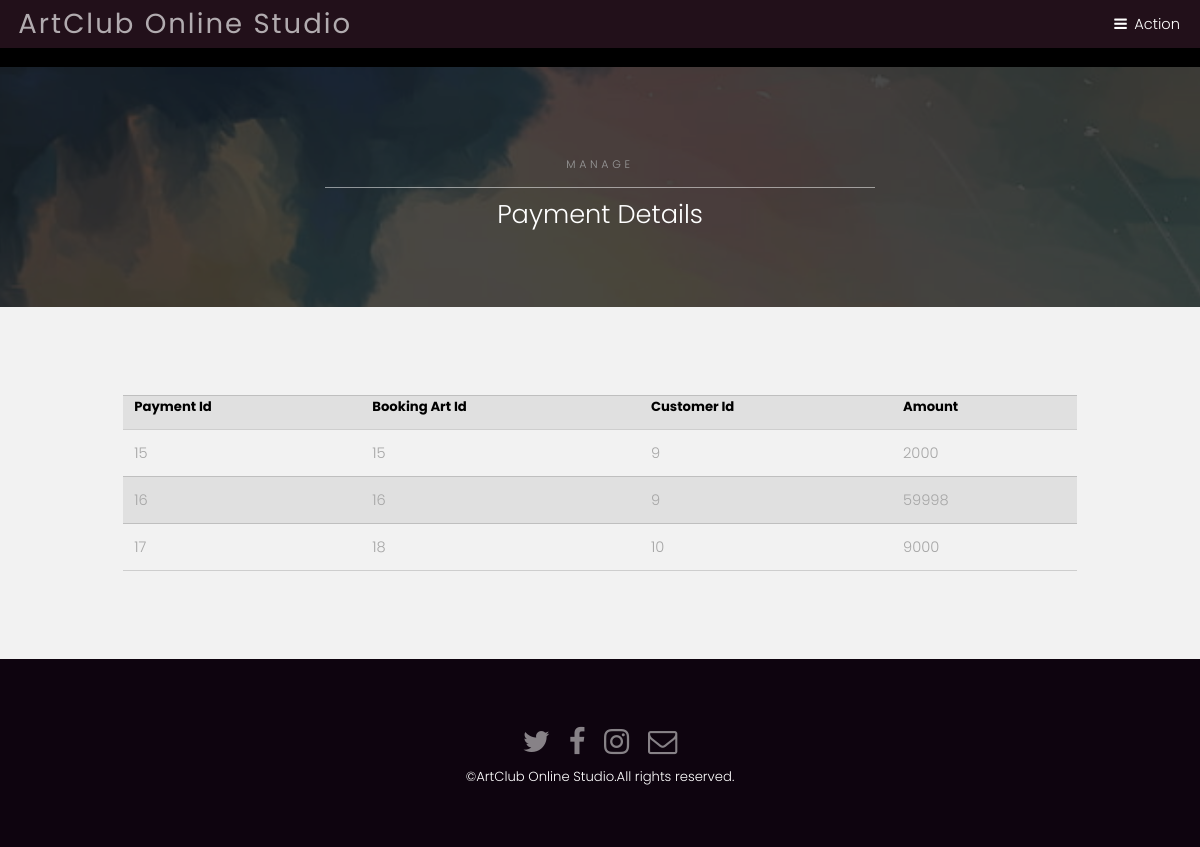
Screenshot of /admin/view_payment_detail.php with the database file from the repository.
### tables this page shows
CREATE TABLE `payment_info` (
  `pay_id` int(10) NOT NULL,
  `bart_id` int(10) NOT NULL,
  `cust_id` int(10) NOT NULL,
  `pay_amount` int(10) NOT NULL
);

### admin/view_payment_detail.php (the view, shortened to what this page needs)
<?php include("header/header.php");?>
<section id="One" class="wrapper style3">
   <div class="inner">
      <header class="align-center">
         <p>MANAGE</p>
         <h2>Payment Details</h2>
      </header>
   </div>
</section>
<section id="two" class="wrapper style2">
   <div class="content" style="overflow-x:auto"><?php
      $sql = "select * from payment_info";
      $run = mysqli_query( $con, $sql );
      echo "<table class='container divform'>
      	<tr>
      	<th>Payment Id</th>
      <th>Booking Art Id</mmth>
      <th> Customer Id</th>
      <th>Amount</th>
      	</tr>";
      while ( $result = mysqli_fetch_array( $run ) ) {
      	echo "<tr>
      <td>$result[0]</td>
      <td>$result[1]</td>
      <td>$result[2]</td>
      <td>$result[3]</td>
      		</tr>";
      }
      echo "</table>";
      ?> </div>
</section>
<?php include( "../footer/footer.php" );?>

### assets/css/main.css (style rules this page uses)
html, body, div, span, applet, object, iframe, h1, h2, h3, h4, h5, h6, p, blockquote, pre, a, abbr, acronym, address, big, cite, code, del, dfn, em, img, ins, kbd, q, s, samp, small, strike, strong, sub, sup, tt, var, b, u, i, center, dl, dt, dd, ol, ul, li, fieldset, form, label, legend, table, caption, tbody, tfoot, thead, tr, th, td, article, aside, canvas, details, embed, figure, figcaption, footer, header, hgroup, menu, nav, output, ruby, section, summary, time, mark, audio, video { margin: 0; padding: 0; border: 0; font-size: 100%; font: inherit; vertical-align: baseline; }
article, aside, details, figcaption, figure, footer, header, hgroup, menu, nav, section { display: block; }
body { line-height: 1; }
table { border-collapse: collapse; border-spacing: 0; }
body { -webkit-text-size-adjust: none; }
*, *:before, *:after { -moz-box-sizing: border-box; -webkit-box-sizing: border-box; box-sizing: border-box; }
.container { margin-left: auto; margin-right: auto; }
.container { width: 80rem; }
@media screen and (max-width: 1680px) { .container { width: 80rem; } }
@media screen and (max-width: 1280px) { .container { width: 65rem; } }
body { -ms-overflow-style: scrollbar; }
body { background: #fff; }
html { font-size: 13pt; }
@media screen and (max-width: 1680px) { html { font-size: 11pt; } }
@media screen and (max-width: 1280px) { html { font-size: 11pt; } }
body { background-color: #fff; color: #444; }
body, input, select, textarea { font-family: "Poppins", sans-serif; font-weight: 300; font-size: 1rem; line-height: 1.65; }
p { margin: 0 0 2rem 0; }
h1, h2, h3, h4, h5, h6 { font-weight: 300; line-height: 1.5; margin: 0 0 1rem 0; }
h2 { font-size: 1.75rem; }
.align-center { text-align: center; }
h1, h2, h3, h4, h5, h6 { color: #555; }
header p { position: relative; margin: 0 0 1.5rem 0; }
header p { color: #fff; }
table { margin: 0 0 2rem 0; width: 100%; }
table tbody tr { border: solid 1px; border-left: 0; border-right: 0; }
table td { padding: 0.75rem 0.75rem; }
table th { font-size: 0.9rem; font-weight: 700; padding: 0 0.75rem 0.75rem 0.75rem; text-align: left; }
table tbody tr { border-color: rgba(144, 144, 144, 0.25); }
table tbody tr:nth-child(2n + 1) { background-color: rgba(144, 144, 144, 0.075); }
table th { color: #555; }
.wrapper { padding: 6rem 0 4rem 0 ; position: relative; margin: 0; }
.wrapper > .inner { margin: 0 auto; width: 80rem; }
.wrapper.style2 { background-color: #f2f2f2; color: #a6a6a6; }
.wrapper.style2 table tbody tr { border-color: rgba(0, 0, 0, 0.15); }
.wrapper.style2 table tbody tr:nth-child(2n + 1) { background-color: rgba(0, 0, 0, 0.075); }
.wrapper.style2 table th { color: #000; }
.wrapper.style3 { color: #bfbfbf; background-image: url(../../img/bg/bg.jpg); background-size: cover; background-attachment: fixed; background-position: center; position: relative; }
.wrapper.style3 h1, .wrapper.style3 h2, .wrapper.style3 h3, .wrapper.style3 h4, .wrapper.style3 h5, .wrapper.style3 h6 { color: #ffffff; }
.wrapper.style3 header p { color: #999999; }
.wrapper.style3 .inner { position: relative; z-index: 2; }
.wrapper.style3 p { text-transform: uppercase; font-size: .75rem; font-weight: 300; margin: 0 0 .5rem 0; padding: 0 0 1rem 0; letter-spacing: .25rem; }
.wrapper.style3 p:after { content: ''; position: absolute; margin: auto; right: 0; bottom: 0; left: 0; width: 50%; height: 1px; background-color: rgba(255, 255, 255, 0.5); }
.wrapper.style3:before { -moz-transition: opacity 3s ease; -webkit-transition: opacity 3s ease; -ms-transition: opacity 3s ease; transition: opacity 3s ease; -moz-transition-delay: 1.25s; -webkit-transition-delay: 1.25s; -ms-transition-delay: 1.25s; transition-delay: 1.25s; content: ''; display: block; background-color: rgba(0, 0, 0, 0.95); height: 100%; left: 0; opacity: 0.75; position: absolute; top: 0; width: 100%; z-index: 1; }
@media screen and (max-width: 1280px) { .wrapper > .inner { width: 75rem; } }

### rows the page displays
payment_info: pay_id "15", bart "15", cust "9", pay_amount "2000"
payment_info: pay_id "16", bart "16", cust "9", pay_amount "59998"
payment_info: pay_id "17", bart "18", cust "10", pay_amount "9000"
